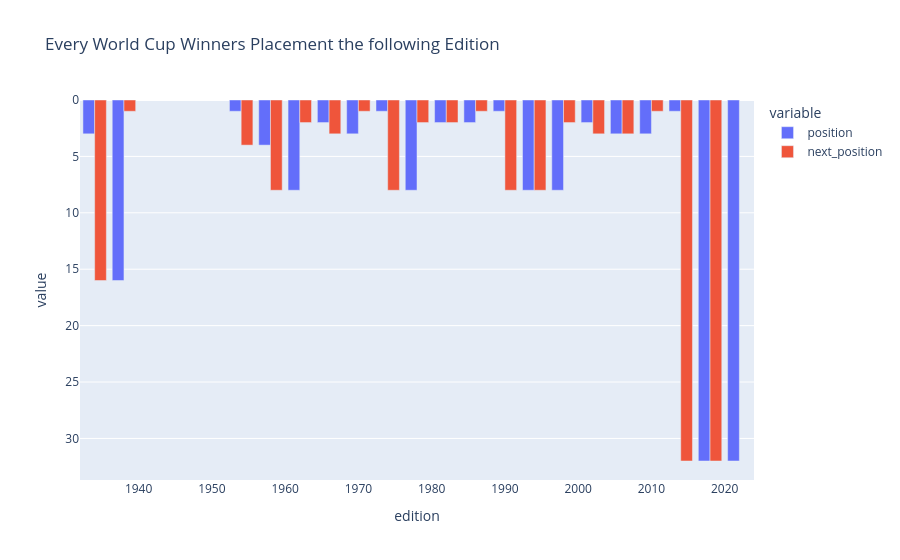

Notebook source saved alongside this figure:
### Code cell
#Every countries Placement over the years for all World cup winners
L10 = all_editions.query("placement == 'Winner' and edition >= 1930").sort_values("edition")
positions = ["position", "next_position"]
fig = px.bar(df, x="edition", y=positions, barmode='group', title="Every World Cup Winners Placement the following Edition")
fig.update_yaxes(autorange="reversed")

fig.show()

### Figure 1 — Plotly figure (JSON) as saved in the notebook; plotly's stock layout.template omitted (floating-point values rounded to 4 significant figures)
{"data": [{"alignmentgroup": "True", "hovertemplate": "variable=position<br>edition=%{x}<br>value=%{y}<extra></extra>", "legendgroup": "position", "marker": {"color": "#636efa", "pattern": {"shape": ""}}, "name": "position", "offsetgroup": "position", "orientation": "v", "showlegend": true, "textposition": "auto", "type": "bar", "x": [1934, 1938, 1954, 1958, 1962, 1966, 1970, 1974, 1978, 1982, 1986, 1990, 1994, 1998, 2002, 2006, 2010, 2014, 2018, 2022], "xaxis": "x", "y": [3.0, 16.0, 1.0, 4.0, 8.0, 2.0, 3.0, 1.0, 8.0, 2.0, 2.0, 1.0, 8.0, 8.0, 2.0, 3.0, 3.0, 1.0, 32.0, 32.0], "yaxis": "y"}, {"alignmentgroup": "True", "hovertemplate": "variable=next_position<br>edition=%{x}<br>value=%{y}<extra></extra>", "legendgroup": "next_position", "marker": {"color": "#EF553B", "pattern": {"shape": ""}}, "name": "next_position", "offsetgroup": "next_position", "orientation": "v", "showlegend": true, "textposition": "auto", "type": "bar", "x": [1934, 1938, 1954, 1958, 1962, 1966, 1970, 1974, 1978, 1982, 1986, 1990, 1994, 1998, 2002, 2006, 2010, 2014, 2018, 2022], "xaxis": "x", "y": [16.0, 1.0, 4.0, 8.0, 2.0, 3.0, 1.0, 8.0, 2.0, 2.0, 1.0, 8.0, 8.0, 2.0, 3.0, 3.0, 1.0, 32.0, 32.0, NaN], "yaxis": "y"}], "layout": {"barmode": "group", "legend": {"title": {"text": "variable"}, "tracegroupgap": 0}, "title": {"text": "Every World Cup Winners Placement the following Edition"}, "xaxis": {"anchor": "y", "domain": [0, 1], "title": {"text": "edition"}}, "yaxis": {"anchor": "x", "autorange": "reversed", "domain": [0, 1], "title": {"text": "value"}}}}
